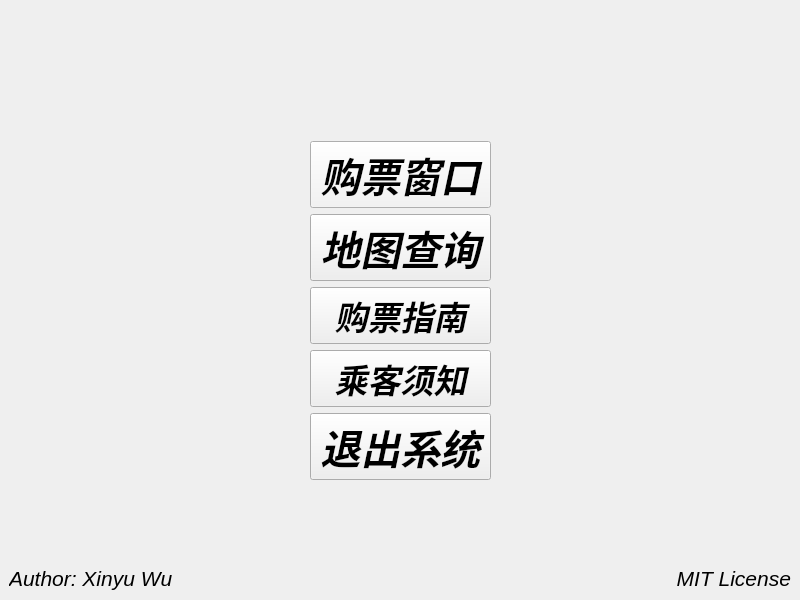
<?xml version="1.0" encoding="UTF-8"?>
<ui version="4.0">
 <class>MainWindow</class>
 <widget class="QMainWindow" name="MainWindow">
  <property name="geometry">
   <rect>
    <x>0</x>
    <y>0</y>
    <width>800</width>
    <height>600</height>
   </rect>
  </property>
  <property name="windowTitle">
   <string>ShenZhen Underground</string>
  </property>
  <property name="windowIcon">
   <iconset resource="res.qrc">
    <normaloff>:/images/icon.png</normaloff>:/images/icon.png</iconset>
  </property>
  <property name="styleSheet">
   <string notr="true">background:url(:/images/sz.jpg)</string>
  </property>
  <widget class="QWidget" name="centralwidget">
   <layout class="QGridLayout" name="gridLayout">
    <item row="6" column="0">
     <spacer name="verticalSpacer">
      <property name="orientation">
       <enum>Qt::Vertical</enum>
      </property>
      <property name="sizeHint" stdset="0">
       <size>
        <width>20</width>
        <height>40</height>
       </size>
      </property>
     </spacer>
    </item>
    <item row="5" column="0">
     <layout class="QHBoxLayout" name="horizontalLayout_2">
      <item>
       <spacer name="horizontalSpacer">
        <property name="orientation">
         <enum>Qt::Horizontal</enum>
        </property>
        <property name="sizeHint" stdset="0">
         <size>
          <width>40</width>
          <height>20</height>
         </size>
        </property>
       </spacer>
      </item>
      <item>
       <layout class="QVBoxLayout" name="verticalLayout">
        <item>
         <widget class="QPushButton" name="TicketBut">
          <property name="font">
           <font>
            <pointsize>30</pointsize>
            <weight>75</weight>
            <italic>true</italic>
            <bold>true</bold>
           </font>
          </property>
          <property name="styleSheet">
           <string notr="true">background : rgb(243, 243, 243)</string>
          </property>
          <property name="text">
           <string>购票窗口</string>
          </property>
         </widget>
        </item>
        <item>
         <widget class="QPushButton" name="MapBut">
          <property name="font">
           <font>
            <pointsize>30</pointsize>
            <weight>75</weight>
            <italic>true</italic>
            <bold>true</bold>
           </font>
          </property>
          <property name="styleSheet">
           <string notr="true">background : url(:/images/white.png)</string>
          </property>
          <property name="text">
           <string>地图查询</string>
          </property>
         </widget>
        </item>
        <item>
         <widget class="QPushButton" name="UsageBut">
          <property name="font">
           <font>
            <pointsize>25</pointsize>
            <weight>75</weight>
            <italic>true</italic>
            <bold>true</bold>
           </font>
          </property>
          <property name="styleSheet">
           <string notr="true">background : url(:/images/white.png)</string>
          </property>
          <property name="text">
           <string>购票指南</string>
          </property>
         </widget>
        </item>
        <item>
         <widget class="QPushButton" name="NotesBut">
          <property name="font">
           <font>
            <pointsize>25</pointsize>
            <weight>75</weight>
            <italic>true</italic>
            <bold>true</bold>
           </font>
          </property>
          <property name="styleSheet">
           <string notr="true">background : url(:/images/white.png)</string>
          </property>
          <property name="text">
           <string>乘客须知</string>
          </property>
         </widget>
        </item>
        <item>
         <widget class="QPushButton" name="ExitBut">
          <property name="font">
           <font>
            <pointsize>30</pointsize>
            <weight>75</weight>
            <italic>true</italic>
            <bold>true</bold>
           </font>
          </property>
          <property name="styleSheet">
           <string notr="true">background : url(:/images/white.png)</string>
          </property>
          <property name="text">
           <string>退出系统</string>
          </property>
         </widget>
        </item>
       </layout>
      </item>
      <item>
       <spacer name="horizontalSpacer_2">
        <property name="orientation">
         <enum>Qt::Horizontal</enum>
        </property>
        <property name="sizeHint" stdset="0">
         <size>
          <width>40</width>
          <height>20</height>
         </size>
        </property>
       </spacer>
      </item>
     </layout>
    </item>
    <item row="4" column="0">
     <spacer name="verticalSpacer_2">
      <property name="orientation">
       <enum>Qt::Vertical</enum>
      </property>
      <property name="sizeHint" stdset="0">
       <size>
        <width>20</width>
        <height>40</height>
       </size>
      </property>
     </spacer>
    </item>
    <item row="0" column="0">
     <layout class="QHBoxLayout" name="horizontalLayout_3">
      <property name="topMargin">
       <number>0</number>
      </property>
      <item>
       <spacer name="horizontalSpacer_4">
        <property name="orientation">
         <enum>Qt::Horizontal</enum>
        </property>
        <property name="sizeHint" stdset="0">
         <size>
          <width>40</width>
          <height>20</height>
         </size>
        </property>
       </spacer>
      </item>
      <item>
       <widget class="QLabel" name="label_3">
        <property name="font">
         <font>
          <pointsize>30</pointsize>
          <italic>true</italic>
         </font>
        </property>
        <property name="styleSheet">
         <string notr="true">background : url(:/images/logo.png)
</string>
        </property>
        <property name="text">
         <string/>
        </property>
        <property name="pixmap">
         <pixmap resource="res.qrc">:/images/logo.png</pixmap>
        </property>
        <property name="alignment">
         <set>Qt::AlignCenter</set>
        </property>
       </widget>
      </item>
      <item>
       <spacer name="horizontalSpacer_5">
        <property name="orientation">
         <enum>Qt::Horizontal</enum>
        </property>
        <property name="sizeHint" stdset="0">
         <size>
          <width>40</width>
          <height>20</height>
         </size>
        </property>
       </spacer>
      </item>
     </layout>
    </item>
    <item row="8" column="0">
     <layout class="QHBoxLayout" name="horizontalLayout">
      <item>
       <widget class="QLabel" name="label_2">
        <property name="font">
         <font>
          <pointsize>16</pointsize>
          <italic>true</italic>
         </font>
        </property>
        <property name="styleSheet">
         <string notr="true">background : url(:/images/white.png)</string>
        </property>
        <property name="text">
         <string>Author: Xinyu Wu</string>
        </property>
       </widget>
      </item>
      <item>
       <spacer name="horizontalSpacer_3">
        <property name="orientation">
         <enum>Qt::Horizontal</enum>
        </property>
        <property name="sizeHint" stdset="0">
         <size>
          <width>40</width>
          <height>20</height>
         </size>
        </property>
       </spacer>
      </item>
      <item>
       <widget class="QLabel" name="label">
        <property name="font">
         <font>
          <pointsize>16</pointsize>
          <italic>true</italic>
         </font>
        </property>
        <property name="styleSheet">
         <string notr="true">background : url(:/images/white.png)</string>
        </property>
        <property name="text">
         <string> MIT License</string>
        </property>
        <property name="textFormat">
         <enum>Qt::AutoText</enum>
        </property>
        <property name="alignment">
         <set>Qt::AlignRight|Qt::AlignTrailing|Qt::AlignVCenter</set>
        </property>
       </widget>
      </item>
     </layout>
    </item>
   </layout>
  </widget>
 </widget>
 <resources>
  <include location="res.qrc"/>
 </resources>
 <connections/>
</ui>
